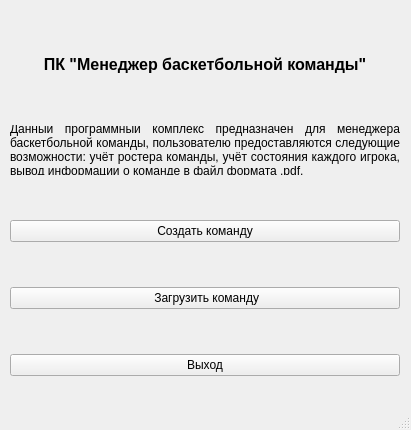
<?xml version="1.0" encoding="UTF-8"?>
<ui version="4.0">
 <class>MainWindow</class>
 <widget class="QMainWindow" name="MainWindow">
  <property name="geometry">
   <rect>
    <x>0</x>
    <y>0</y>
    <width>411</width>
    <height>430</height>
   </rect>
  </property>
  <property name="minimumSize">
   <size>
    <width>390</width>
    <height>430</height>
   </size>
  </property>
  <property name="windowTitle">
   <string>MainWindow</string>
  </property>
  <widget class="QWidget" name="centralWidget">
   <widget class="QWidget" name="verticalLayoutWidget">
    <property name="geometry">
     <rect>
      <x>-10</x>
      <y>0</y>
      <width>1313</width>
      <height>431</height>
     </rect>
    </property>
    <layout class="QVBoxLayout" name="verticalLayout">
     <property name="leftMargin">
      <number>20</number>
     </property>
     <property name="rightMargin">
      <number>20</number>
     </property>
     <item>
      <widget class="QLabel" name="label_2">
       <property name="maximumSize">
        <size>
         <width>390</width>
         <height>30</height>
        </size>
       </property>
       <property name="text">
        <string>&lt;html&gt;&lt;head/&gt;&lt;body&gt;&lt;p align=&quot;center&quot;&gt;&lt;span style=&quot; font-size:12pt; font-weight:600;&quot;&gt;ПК &amp;quot;Менеджер баскетбольной команды&amp;quot;&lt;/span&gt;&lt;/p&gt;&lt;/body&gt;&lt;/html&gt;</string>
       </property>
      </widget>
     </item>
     <item>
      <widget class="QLabel" name="label">
       <property name="sizePolicy">
        <sizepolicy hsizetype="Preferred" vsizetype="Minimum">
         <horstretch>0</horstretch>
         <verstretch>0</verstretch>
        </sizepolicy>
       </property>
       <property name="minimumSize">
        <size>
         <width>0</width>
         <height>20</height>
        </size>
       </property>
       <property name="maximumSize">
        <size>
         <width>390</width>
         <height>50</height>
        </size>
       </property>
       <property name="sizeIncrement">
        <size>
         <width>0</width>
         <height>20</height>
        </size>
       </property>
       <property name="baseSize">
        <size>
         <width>0</width>
         <height>20</height>
        </size>
       </property>
       <property name="text">
        <string>Данный программный комплекс предназначен для менеджера баскетбольной команды, пользователю предоставляются следующие возможности: учёт ростера команды, учёт состояния каждого игрока, вывод информации о команде в файл формата .pdf.</string>
       </property>
       <property name="textFormat">
        <enum>Qt::PlainText</enum>
       </property>
       <property name="scaledContents">
        <bool>false</bool>
       </property>
       <property name="alignment">
        <set>Qt::AlignJustify|Qt::AlignVCenter</set>
       </property>
       <property name="wordWrap">
        <bool>true</bool>
       </property>
      </widget>
     </item>
     <item>
      <widget class="QPushButton" name="createTeamButton">
       <property name="maximumSize">
        <size>
         <width>390</width>
         <height>16777215</height>
        </size>
       </property>
       <property name="text">
        <string>Создать команду</string>
       </property>
      </widget>
     </item>
     <item>
      <widget class="QPushButton" name="loadTeamButton">
       <property name="maximumSize">
        <size>
         <width>390</width>
         <height>16777215</height>
        </size>
       </property>
       <property name="text">
        <string> Загрузить команду</string>
       </property>
      </widget>
     </item>
     <item>
      <widget class="QPushButton" name="exitButton">
       <property name="maximumSize">
        <size>
         <width>390</width>
         <height>16777215</height>
        </size>
       </property>
       <property name="text">
        <string>Выход</string>
       </property>
      </widget>
     </item>
    </layout>
   </widget>
  </widget>
  <widget class="QStatusBar" name="statusBar"/>
 </widget>
 <layoutdefault spacing="6" margin="11"/>
 <resources/>
 <connections>
  <connection>
   <sender>exitButton</sender>
   <signal>clicked()</signal>
   <receiver>MainWindow</receiver>
   <slot>close()</slot>
   <hints>
    <hint type="sourcelabel">
     <x>191</x>
     <y>359</y>
    </hint>
    <hint type="destinationlabel">
     <x>191</x>
     <y>130</y>
    </hint>
   </hints>
  </connection>
 </connections>
</ui>
